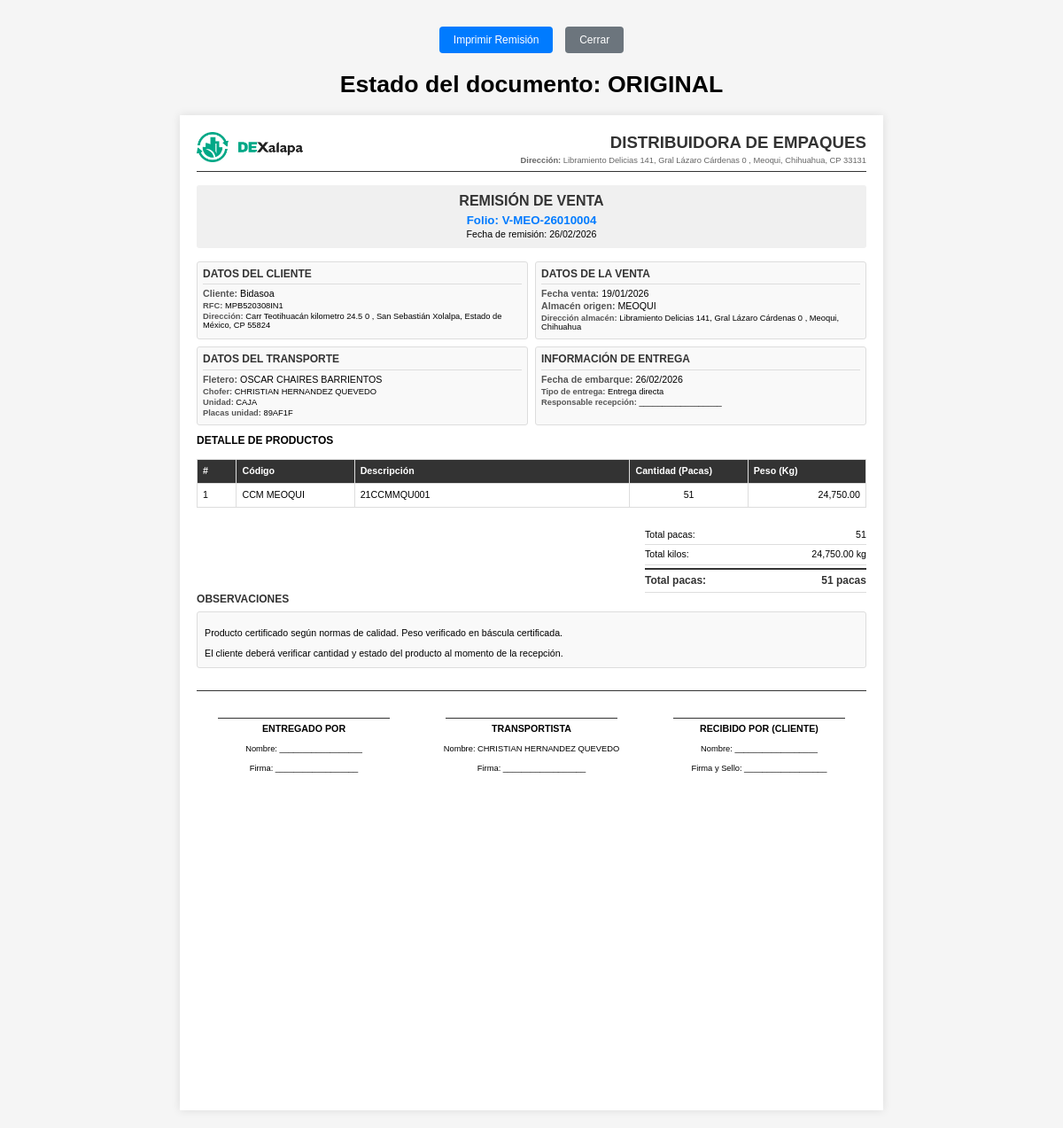
The page /doc/remision.php?id=5 on the database its author committed.
### tables this page shows
CREATE TABLE IF NOT EXISTS `ventas` (
  `id_venta` int NOT NULL AUTO_INCREMENT,
  `folio` varchar(20) NOT NULL,
  `fecha_venta` date NOT NULL,
  `zona` int NOT NULL,
  `id_cliente` int NOT NULL,
  `id_direc_cliente` int NOT NULL,
  `id_alma` int NOT NULL,
  `id_direc_alma` int NOT NULL,
  `id_transp` int DEFAULT NULL,
  `id_user` int NOT NULL,
  `status` tinyint DEFAULT '1',
  `created_at` timestamp NULL DEFAULT CURRENT_TIMESTAMP,
  `updated_at` timestamp NULL DEFAULT CURRENT_TIMESTAMP ON UPDATE CURRENT_TIMESTAMP,
  `factura_venta` varchar(100) DEFAULT NULL,
  `fecha_factura` date DEFAULT NULL,
  `factura_actualizada` datetime DEFAULT NULL,
  `factura_valida` tinyint(1) DEFAULT '0' COMMENT '1 si el PDF existe, 0 si no existe',
  `fecha_validacion_factura` datetime DEFAULT NULL COMMENT 'Fecha de última validación',
  `url_factura_pdf` varchar(500) DEFAULT NULL COMMENT 'URL del PDF de la factura',
  `estado_remision` varchar(255) NOT NULL DEFAULT '1',
  PRIMARY KEY (`id_venta`),
  KEY `id_cliente` (`id_cliente`),
  KEY `id_alma` (`id_alma`),
  KEY `id_transp` (`id_transp`),
  KEY `id_user` (`id_user`)
);

CREATE TABLE IF NOT EXISTS `direcciones` (
  `id_direc` int NOT NULL AUTO_INCREMENT,
  `id_us` varchar(255) DEFAULT NULL,
  `id_prov` varchar(255) DEFAULT NULL,
  `id_alma` varchar(255) DEFAULT NULL,
  `cod_al` varchar(255) DEFAULT NULL,
  `noma` varchar(255) DEFAULT NULL,
  `atencion` varchar(255) DEFAULT NULL,
  `calle` varchar(255) DEFAULT NULL,
  `c_postal` varchar(255) DEFAULT NULL,
  `numext` varchar(255) DEFAULT NULL,
  `numint` varchar(255) DEFAULT NULL,
  `pais` varchar(255) DEFAULT NULL,
  `estado` varchar(255) DEFAULT NULL,
  `mun` varchar(255) DEFAULT NULL,
  `colonia` varchar(255) DEFAULT NULL,
  `tel` varchar(255) DEFAULT NULL,
  `email` varchar(255) DEFAULT NULL,
  `obs` varchar(255) DEFAULT NULL,
  `status` varchar(255) DEFAULT '1',
  PRIMARY KEY (`id_direc`)
);

CREATE TABLE IF NOT EXISTS `zonas` (
  `id_zone` int NOT NULL AUTO_INCREMENT,
  `cod` varchar(255) DEFAULT NULL,
  `nom` varchar(255) DEFAULT NULL,
  `PLANTA` varchar(255) DEFAULT NULL,
  `color` varchar(255) NOT NULL DEFAULT '#3498db',
  `fecha` timestamp NOT NULL DEFAULT CURRENT_TIMESTAMP,
  `tipo` varchar(255) NOT NULL DEFAULT 'NOR',
  `id_user` varchar(255) DEFAULT NULL,
  `status` varchar(255) NOT NULL DEFAULT '1',
  PRIMARY KEY (`id_zone`)
);

CREATE TABLE IF NOT EXISTS `clientes` (
  `id_cli` int NOT NULL AUTO_INCREMENT,
  `nombre` varchar(255) DEFAULT NULL,
  `cod` varchar(255) DEFAULT NULL,
  `rs` varchar(255) DEFAULT NULL,
  `rfc` varchar(255) DEFAULT NULL,
  `c_contable` varchar(255) DEFAULT NULL,
  `tpersona` varchar(255) DEFAULT NULL,
  `tpcliente` varchar(255) DEFAULT NULL,
  `m_pago` varchar(255) DEFAULT NULL,
  `f_pago` varchar(255) DEFAULT NULL,
  `banco` varchar(255) DEFAULT NULL,
  `cfdi` varchar(255) DEFAULT NULL,
  `dir_a` varchar(255) DEFAULT NULL,
  `nom_cuenta` varchar(255) DEFAULT NULL,
  `con_pago` varchar(255) DEFAULT NULL,
  `fac_rem` varchar(255) NOT NULL DEFAULT 'FAC',
  `obs` varchar(255) DEFAULT NULL,
  `fecha` timestamp NOT NULL DEFAULT CURRENT_TIMESTAMP,
  `id_user` varchar(255) DEFAULT NULL,
  `status` varchar(255) NOT NULL DEFAULT '1',
  `zona` varchar(255) DEFAULT NULL,
  PRIMARY KEY (`id_cli`)
);

CREATE TABLE IF NOT EXISTS `almacenes` (
  `id_alma` int NOT NULL AUTO_INCREMENT,
  `cod` varchar(50) NOT NULL,
  `nombre` varchar(255) NOT NULL,
  `rs` varchar(255) DEFAULT NULL,
  `rfc` varchar(20) DEFAULT NULL,
  `tpersona` enum('fisica','moral') DEFAULT NULL,
  `obs` text,
  `id_user` int DEFAULT NULL,
  `fac_rem` enum('FAC','REM') DEFAULT 'FAC',
  `zona` int DEFAULT NULL,
  `status` tinyint DEFAULT '1',
  `created_at` timestamp NULL DEFAULT CURRENT_TIMESTAMP,
  PRIMARY KEY (`id_alma`)
);

CREATE TABLE IF NOT EXISTS `transportes` (
  `id_transp` int NOT NULL AUTO_INCREMENT,
  `placas` varchar(255) DEFAULT NULL,
  `razon_so` varchar(255) DEFAULT NULL,
  `linea` varchar(255) DEFAULT NULL,
  `tipo` varchar(255) DEFAULT NULL,
  `chofer` varchar(255) DEFAULT NULL,
  `placas_caja` varchar(255) DEFAULT NULL,
  `correo` varchar(255) DEFAULT NULL,
  `fecha` timestamp NOT NULL DEFAULT CURRENT_TIMESTAMP,
  `id_user` varchar(255) DEFAULT NULL,
  `status` varchar(255) DEFAULT NULL,
  `zona` varchar(255) DEFAULT NULL,
  PRIMARY KEY (`id_transp`)
);

CREATE TABLE IF NOT EXISTS `venta_flete` (
  `id_venta_flete` int NOT NULL AUTO_INCREMENT,
  `id_venta` int NOT NULL,
  `id_fletero` int NOT NULL,
  `id_pre_flete` int NOT NULL,
  `created_at` timestamp NULL DEFAULT CURRENT_TIMESTAMP,
  `tipo_camion` varchar(50) DEFAULT NULL,
  `nombre_chofer` varchar(100) DEFAULT NULL,
  `placas_unidad` varchar(20) DEFAULT NULL,
  `factura_transportista` varchar(100) DEFAULT NULL,
  `doc_factura_ven` varchar(255) DEFAULT NULL,
  `com_factura_ven` varchar(255) DEFAULT NULL,
  `impuestoTraslado_v` varchar(255) DEFAULT NULL,
  `impuestoRetenido_v` varchar(255) DEFAULT NULL,
  `subtotal_v` varchar(255) DEFAULT NULL,
  `total_v` varchar(255) DEFAULT NULL,
  `aliasven` varchar(255) DEFAULT NULL,
  `folioven` varchar(255) DEFAULT NULL,
  `fecha_actualizacion` datetime DEFAULT NULL,
  `folio_ticket_bascula` varchar(50) DEFAULT NULL COMMENT 'Folio del ticket de báscula',
  `archivo_ticket` varchar(255) DEFAULT NULL COMMENT 'Nombre del archivo del ticket',
  `fecha_subida_ticket` datetime DEFAULT NULL COMMENT 'Fecha de subida del ticket',
  `peso_ticket` decimal(10,2) DEFAULT NULL COMMENT 'Peso registrado en el ticket (kg)',
  PRIMARY KEY (`id_venta_flete`),
  KEY `id_venta` (`id_venta`),
  KEY `id_fletero` (`id_fletero`),
  KEY `id_pre_flete` (`id_pre_flete`)
);

CREATE TABLE IF NOT EXISTS `venta_detalle` (
  `id_venta_detalle` int NOT NULL AUTO_INCREMENT,
  `id_venta` int NOT NULL,
  `id_prod` int NOT NULL,
  `id_pre_venta` int NOT NULL,
  `pacas_cantidad` int DEFAULT '0',
  `total_kilos` decimal(10,2) DEFAULT '0.00',
  `observaciones` text,
  `id_user` int NOT NULL,
  `status` tinyint DEFAULT '1',
  `created_at` timestamp NULL DEFAULT CURRENT_TIMESTAMP,
  `updated_at` timestamp NULL DEFAULT CURRENT_TIMESTAMP ON UPDATE CURRENT_TIMESTAMP,
  PRIMARY KEY (`id_venta_detalle`),
  KEY `id_venta` (`id_venta`),
  KEY `id_prod` (`id_prod`),
  KEY `id_pre_venta` (`id_pre_venta`)
);

CREATE TABLE IF NOT EXISTS `productos` (
  `id_prod` int NOT NULL AUTO_INCREMENT,
  `nom_pro` varchar(255) DEFAULT NULL,
  `cod` varchar(255) DEFAULT NULL,
  `lin` varchar(255) DEFAULT NULL,
  `fecha` timestamp NOT NULL DEFAULT CURRENT_TIMESTAMP,
  `id_user` varchar(255) DEFAULT NULL,
  `status` varchar(255) NOT NULL DEFAULT '1',
  `zona` varchar(255) DEFAULT NULL,
  PRIMARY KEY (`id_prod`)
);

### doc/remision.php (the view, shortened to what the rows shown need)
<?php
require_once '../config/conexiones.php';
$id_venta = intval($_GET['id']);
$sql_venta = "SELECT
    v.*,
    v.estado_remision as estado_remision,
    CONCAT(CASE WHEN z.tipo = 'SUR' THEN 'E-' ELSE 'V-' END, z.cod, '-', DATE_FORMAT(v.fecha_venta, '%y%m'), LPAD(v.folio, 4, '0')) as folio_compuesto,
    c.cod as cod_cliente, c.nombre as nombre_cliente, c.rfc as rfc_cliente,
    a.cod as cod_almacen, a.nombre as nombre_almacen,
    z.PLANTA as nombre_zona,
    z.tipo as tipo_zona,
    t.placas as placas_fletero, t.razon_so as nombre_fletero,
    u.nombre as nombre_usuario,
    DATE_FORMAT(v.fecha_venta, '%d/%m/%Y') as fecha_venta_formateada,
    v.factura_venta,
    DATE_FORMAT(v.fecha_factura, '%d/%m/%Y') as fecha_factura_formateada
FROM ventas v
LEFT JOIN clientes c ON v.id_cliente = c.id_cli
LEFT JOIN almacenes a ON v.id_alma = a.id_alma
LEFT JOIN zonas z ON v.zona = z.id_zone
LEFT JOIN transportes t ON v.id_transp = t.id_transp
LEFT JOIN usuarios u ON v.id_user = u.id_user
WHERE v.id_venta = ? AND v.status = 1";
$stmt = $conn_mysql->prepare($sql_venta);
$stmt->bind_param('i', $id_venta);
$stmt->execute();
$result_venta = $stmt->get_result();
$venta = $result_venta->fetch_assoc();
$esZonaSur = (strtoupper(trim($venta['tipo_zona'] ?? '')) === 'SUR');
$etiquetaOperacion = $esZonaSur ? 'ENTREGA' : 'VENTA';
$etiquetaOperacionTexto = $esZonaSur ? 'entrega' : 'venta';
$sql_detalles = "SELECT
    vd.*,
    p.cod as cod_producto, p.nom_pro as nombre_producto
FROM venta_detalle vd
LEFT JOIN productos p ON vd.id_prod = p.id_prod
WHERE vd.id_venta = ? AND vd.status = 1";
$stmt_detalles = $conn_mysql->prepare($sql_detalles);
$stmt_detalles->bind_param('i', $id_venta);
$stmt_detalles->execute();
$detalles = $stmt_detalles->get_result();
$sql_flete = "SELECT
    vf.*,
    vf.factura_transportista,
    vf.nombre_chofer,
    vf.placas_unidad,
    vf.tipo_camion
FROM venta_flete vf
WHERE vf.id_venta = ?";
$stmt_flete = $conn_mysql->prepare($sql_flete);
$stmt_flete->bind_param('i', $id_venta);
$stmt_flete->execute();
$flete = $stmt_flete->get_result();
$flete_data = $flete->num_rows > 0 ? $flete->fetch_assoc() : null;
$dir_cliente = null;
if (!empty($venta['id_direc_cliente'])) {
    $sql_dir = "SELECT * FROM direcciones WHERE id_direc = ?";
    $stmt_dir = $conn_mysql->prepare($sql_dir);
    $stmt_dir->bind_param('i', $venta['id_direc_cliente']);
    $stmt_dir->execute();
    $result_dir = $stmt_dir->get_result();
    if ($result_dir->num_rows > 0) {
        $dir_cliente = $result_dir->fetch_assoc();
    }
}
$dir_almacen = null;
if (!empty($venta['id_direc_alma'])) {
    $sql_dir_almacen = "SELECT * FROM direcciones WHERE id_direc = ?";
    $stmt_dir_almacen = $conn_mysql->prepare($sql_dir_almacen);
    $stmt_dir_almacen->bind_param('i', $venta['id_direc_alma']);
    $stmt_dir_almacen->execute();
    $result_dir_almacen = $stmt_dir_almacen->get_result();
    if ($result_dir_almacen->num_rows > 0) {
        $dir_almacen = $result_dir_almacen->fetch_assoc();
    }
}
mysqli_data_seek($detalles, 0);
$estado = $venta['estado_remision'];
if ($estado == '1') {
    $tipo_copia = 'ORIGINAL';
} else {
    $tipo_copia = 'COPIA';
}
?>
<!DOCTYPE html>
<html lang="es">
<head>
</head>
<body>
    <div class="print-button no-print">
        <button onclick="window.print()">
            <i class="bi bi-printer"></i> Imprimir Remisión
        </button>
        <button onclick="window.close()" style="background: #6c757d; margin-left: 10px;">
            <i class="bi bi-x-circle"></i> Cerrar
        </button>
        <h1>Estado del documento: <?= $tipo_copia ?></h1>
    </div>
    <div class="container">
        <div class="header clearfix">
            <div class="company-info">
                <h1>DISTRIBUIDORA DE EMPAQUES</h1>
                <?php if($dir_almacen): ?>
                <p><strong>Dirección:</strong>
                    <?= htmlspecialchars($dir_almacen['calle'] ?? '') ?>
                    <?= htmlspecialchars($dir_almacen['numext'] ?? '') ?>
                    <?= !empty($dir_almacen['numint']) ? 'Int. ' . htmlspecialchars($dir_almacen['numint']) : '' ?>,
                    <?= htmlspecialchars($dir_almacen['colonia'] ?? '') ?>,
                    <?= htmlspecialchars($dir_almacen['estado'] ?? '') ?>,
                    CP <?= htmlspecialchars($dir_almacen['c_postal'] ?? '') ?>
                </p>
                <?php endif; ?>
            </div>
        </div>
        <div class="document-title">
            <h2>REMISIÓN DE <?= $etiquetaOperacion ?></h2>
            <div class="folio">Folio: <?= htmlspecialchars($venta['folio_compuesto']) ?></div>
            <div>Fecha de remisión: <?= date('d/m/Y') ?></div>
        </div>
        <div class="info-grid">
            <div class="info-box">
                <h3>DATOS DEL CLIENTE</h3>
                <p><span class="label">Cliente:</span> <?= htmlspecialchars($venta['nombre_cliente']) ?></p>
                <p class="small-text"><span class="label">RFC:</span> <?= htmlspecialchars($venta['rfc_cliente'] ?? 'N/A') ?></p>
                <?php if($dir_cliente): ?>
                <p class="small-text"><span class="label">Dirección:</span>
                    <?= htmlspecialchars($dir_cliente['calle'] ?? '') ?>
                    <?= htmlspecialchars($dir_cliente['numext'] ?? '') ?>
                    <?= !empty($dir_cliente['numint']) ? 'Int. ' . htmlspecialchars($dir_cliente['numint']) : '' ?>,
                    <?= htmlspecialchars($dir_cliente['colonia'] ?? '') ?>,
                    <?= htmlspecialchars($dir_cliente['estado'] ?? '') ?>,
                    CP <?= htmlspecialchars($dir_cliente['c_postal'] ?? '') ?>
                </p>
                <?php endif; ?>
            </div>
            <div class="info-box">
                <h3>DATOS DE LA <?= $etiquetaOperacion ?></h3>
                <p><span class="label">Fecha <?= $etiquetaOperacionTexto ?>:</span> <?= htmlspecialchars($venta['fecha_venta_formateada']) ?></p>
                <p><span class="label">Almacén origen:</span> <?= htmlspecialchars($venta['nombre_almacen']) ?></p>
                <?php if($dir_almacen): ?>
                <p class="small-text"><span class="label">Dirección almacén:</span>
                    <?= htmlspecialchars($dir_almacen['calle'] ?? '') ?>
                    <?= htmlspecialchars($dir_almacen['numext'] ?? '') ?>
                    <?= !empty($dir_almacen['numint']) ? 'Int. ' . htmlspecialchars($dir_almacen['numint']) : '' ?>,
                    <?= htmlspecialchars($dir_almacen['colonia'] ?? '') ?>,
                    <?= htmlspecialchars($dir_almacen['estado'] ?? '') ?>
                </p>
                <?php endif; ?>
            </div>
            <div class="info-box">
                <h3>DATOS DEL TRANSPORTE</h3>
                <p><span class="label">Fletero:</span> <?= htmlspecialchars($venta['nombre_fletero'] ?? 'No asignado') ?></p>
                <?php if($flete_data): ?>
                <p class="small-text"><span class="label">Chofer:</span> <?= htmlspecialchars($flete_data['nombre_chofer'] ?? '') ?></p>
                <p class="small-text"><span class="label">Unidad:</span> <?= htmlspecialchars($flete_data['tipo_camion'] ?? '') ?></p>
                <p class="small-text"><span class="label">Placas unidad:</span> <?= htmlspecialchars($flete_data['placas_unidad'] ?? '') ?></p>
                <?php endif; ?>
            </div>
        </div>
        <table class="products-table">
            <thead>
                <tr>
                    <th width="5%">#</th>
                    <th width="15%">Código</th>
                    <th width="35%">Descripción</th>
                    <th width="15%">Cantidad (Pacas)</th>
                    <th width="15%">Peso (Kg)</th>
                </tr>
            </thead>
            <tbody>
                <?php
                $contador = 1;
                while($detalle = $detalles->fetch_assoc()):
                ?>
                <tr>
                    <td><?= $contador++ ?></td>
                    <td><?= htmlspecialchars($detalle['cod_producto']) ?></td>
                    <td><?= htmlspecialchars($detalle['nombre_producto']) ?></td>
                    <td style="text-align: center;"><?= number_format($detalle['pacas_cantidad'], 0) ?></td>
                    <td style="text-align: right;"><?= number_format($detalle['total_kilos'], 2) ?></td>
                </tr>
                <?php endwhile; ?>
            </tbody>
        </table>
        <div class="signatures">
            <div class="signature-box">
                <div class="signature-line"></div>
                <div class="signature-label">TRANSPORTISTA</div>
                <p class="small-text">Nombre: <?= htmlspecialchars($flete_data['nombre_chofer'] ?? '__________________') ?></p>
                <p class="small-text">Firma: __________________</p>
            </div>
        </div>
    </div>
</body>
</html>
<?php
$html = ob_get_clean();
echo $html;
?>

### rows shown on the page
ventas: estado_remision "ORIGINAL", zonas.tipo "VENTA", id_cliente.nombre "Bidasoa", id_cliente.rfc "MPB520308IN1", zonas.tipo "venta", id_alma.nombre "MEOQUI", id_transp.razon_so "OSCAR CHAIRES BARRIENTOS"
direcciones: calle "Libramiento Delicias 141, Gral Lázaro Cárdenas", numext "0", colonia "Meoqui", estado "Chihuahua", c_postal "33131"
direcciones: calle "Carr Teotihuacán kilometro 24.5", numext "0", colonia "San Sebastián Xolalpa", estado "Estado de México", c_postal "55824"
venta_flete: nombre_chofer "CHRISTIAN HERNANDEZ QUEVEDO", tipo_camion "CAJA", placas_unidad "89AF1F"
venta_detalle: id_prod.cod "CCM MEOQUI", id_prod.nom_pro "21CCMMQU001", pacas_cantidad "51", total_kilos "24,750.00"

### other values the page prints
$venta['folio_compuesto'] "V-MEO-26010004"
$venta['fecha_venta_formateada'] "19/01/2026"
$total_pacas "51"
$total_kilos "24,750.00"
